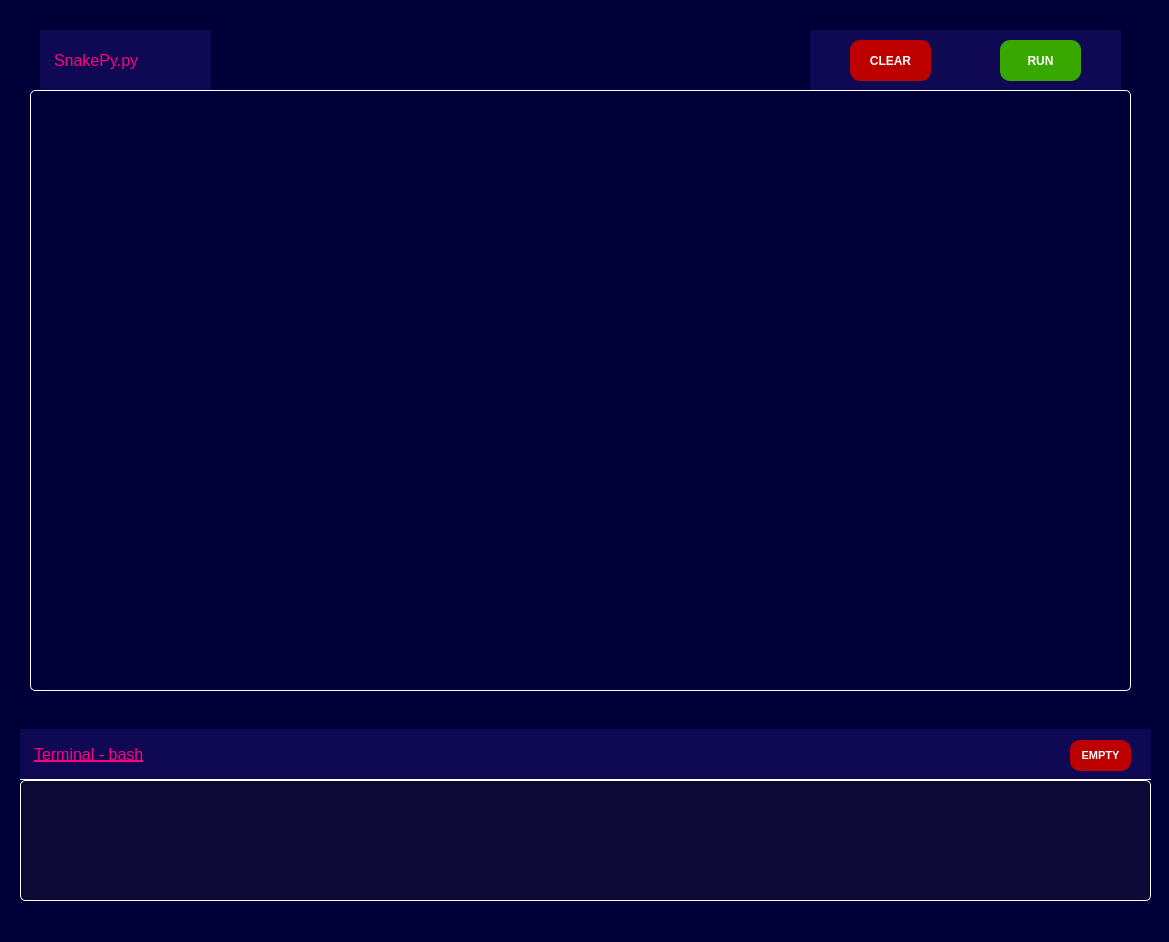
<?xml version="1.0" encoding="UTF-8"?>
<ui version="4.0">
 <class>MainWindow</class>
 <widget class="QMainWindow" name="MainWindow">
  <property name="geometry">
   <rect>
    <x>0</x>
    <y>0</y>
    <width>1169</width>
    <height>942</height>
   </rect>
  </property>
  <property name="windowTitle">
   <string>SnakePY</string>
  </property>
  <property name="styleSheet">
   <string notr="true">background-color: rgb(0, 0, 57);</string>
  </property>
  <widget class="QWidget" name="centralwidget">
   <widget class="QPushButton" name="run_button">
    <property name="geometry">
     <rect>
      <x>1000</x>
      <y>40</y>
      <width>81</width>
      <height>41</height>
     </rect>
    </property>
    <property name="styleSheet">
     <string notr="true">color: rgb(255, 255, 255);
background-color: rgb(56, 168, 0);
font-weight: bold;
border-radius: 10px;
</string>
    </property>
    <property name="text">
     <string>RUN</string>
    </property>
   </widget>
   <widget class="QPushButton" name="clear_button">
    <property name="geometry">
     <rect>
      <x>850</x>
      <y>40</y>
      <width>81</width>
      <height>41</height>
     </rect>
    </property>
    <property name="styleSheet">
     <string notr="true">background-color: rgb(188, 0, 0);
border-radius: 10px;
font-weight: bold;
color: rgb(255, 255, 255);</string>
    </property>
    <property name="text">
     <string>CLEAR</string>
    </property>
   </widget>
   <widget class="QTextEdit" name="code_text_box">
    <property name="geometry">
     <rect>
      <x>30</x>
      <y>90</y>
      <width>1101</width>
      <height>601</height>
     </rect>
    </property>
    <property name="styleSheet">
     <string notr="true">border-radius: 5px;
font: 75 11pt &quot;MS Shell Dlg 2&quot;;
background-color: rgb(0, 0, 57);
border: 1px solid #fff;
color: rgb(188, 188, 188);
padding: 5px;
</string>
    </property>
    <property name="html">
     <string>&lt;!DOCTYPE HTML PUBLIC &quot;-//W3C//DTD HTML 4.0//EN&quot; &quot;http://www.w3.org/TR/REC-html40/strict.dtd&quot;&gt;
&lt;html&gt;&lt;head&gt;&lt;meta name=&quot;qrichtext&quot; content=&quot;1&quot; /&gt;&lt;style type=&quot;text/css&quot;&gt;
p, li { white-space: pre-wrap; }
&lt;/style&gt;&lt;/head&gt;&lt;body style=&quot; font-family:'MS Shell Dlg 2'; font-size:11pt; font-weight:72; font-style:normal;&quot;&gt;
&lt;p style=&quot;-qt-paragraph-type:empty; margin-top:0px; margin-bottom:0px; margin-left:0px; margin-right:0px; -qt-block-indent:0; text-indent:0px;&quot;&gt;&lt;br /&gt;&lt;/p&gt;&lt;/body&gt;&lt;/html&gt;</string>
    </property>
   </widget>
   <widget class="QTextEdit" name="error_text_box">
    <property name="enabled">
     <bool>true</bool>
    </property>
    <property name="geometry">
     <rect>
      <x>20</x>
      <y>780</y>
      <width>1131</width>
      <height>121</height>
     </rect>
    </property>
    <property name="styleSheet">
     <string notr="true">border-radius: 5px;
padding: 5px;
padding-top: 17px;
color: rgb(188, 188, 188);
font: 9pt &quot;MS Shell Dlg 2&quot;;
background-color: rgb(13, 9, 54);
border: 1px solid #fff;</string>
    </property>
    <property name="readOnly">
     <bool>true</bool>
    </property>
    <property name="html">
     <string>&lt;!DOCTYPE HTML PUBLIC &quot;-//W3C//DTD HTML 4.0//EN&quot; &quot;http://www.w3.org/TR/REC-html40/strict.dtd&quot;&gt;
&lt;html&gt;&lt;head&gt;&lt;meta name=&quot;qrichtext&quot; content=&quot;1&quot; /&gt;&lt;style type=&quot;text/css&quot;&gt;
p, li { white-space: pre-wrap; }
&lt;/style&gt;&lt;/head&gt;&lt;body style=&quot; font-family:'MS Shell Dlg 2'; font-size:9pt; font-weight:400; font-style:normal;&quot;&gt;
&lt;p style=&quot;-qt-paragraph-type:empty; margin-top:0px; margin-bottom:0px; margin-left:0px; margin-right:0px; -qt-block-indent:0; text-indent:0px;&quot;&gt;&lt;br /&gt;&lt;/p&gt;&lt;/body&gt;&lt;/html&gt;</string>
    </property>
   </widget>
   <widget class="QLabel" name="terminal_label">
    <property name="geometry">
     <rect>
      <x>20</x>
      <y>729</y>
      <width>341</width>
      <height>51</height>
     </rect>
    </property>
    <property name="styleSheet">
     <string notr="true">color: rgb(255, 0, 127);
background-color: rgb(14, 9, 82);
text-decoration: underline;
padding-left: 10px;
border-bottom: 1px solid #fff;
font-size: 16px;</string>
    </property>
    <property name="text">
     <string>Terminal - bash</string>
    </property>
   </widget>
   <widget class="QLabel" name="terminal_label_2">
    <property name="geometry">
     <rect>
      <x>360</x>
      <y>729</y>
      <width>791</width>
      <height>51</height>
     </rect>
    </property>
    <property name="styleSheet">
     <string notr="true">color: rgb(255, 0, 127);
background-color: rgb(14, 9, 82);
text-decoration: underline;
padding-left: 10px;
border-bottom: 1px solid #fff;</string>
    </property>
    <property name="text">
     <string/>
    </property>
   </widget>
   <widget class="QPushButton" name="clear_button_2">
    <property name="geometry">
     <rect>
      <x>1070</x>
      <y>740</y>
      <width>61</width>
      <height>31</height>
     </rect>
    </property>
    <property name="styleSheet">
     <string notr="true">background-color: rgb(188, 0, 0);
border-radius: 10px;
font-weight: bold;
color: rgb(255, 255, 255);
font-size: 11px;
</string>
    </property>
    <property name="text">
     <string>EMPTY</string>
    </property>
   </widget>
   <widget class="QLabel" name="file_label_3">
    <property name="geometry">
     <rect>
      <x>40</x>
      <y>30</y>
      <width>171</width>
      <height>61</height>
     </rect>
    </property>
    <property name="styleSheet">
     <string notr="true">color: rgb(255, 0, 127);
background-color: rgb(14, 9, 82);
padding-left: 10px;
font: 10pt &quot;MS Shell Dlg 2&quot;;
border-bottom: 1px solid #fff;
font-size: 16px;
</string>
    </property>
    <property name="text">
     <string>SnakePy.py</string>
    </property>
   </widget>
   <widget class="QLabel" name="file_label_4">
    <property name="geometry">
     <rect>
      <x>810</x>
      <y>30</y>
      <width>311</width>
      <height>61</height>
     </rect>
    </property>
    <property name="styleSheet">
     <string notr="true">color: rgb(255, 0, 127);
background-color: rgb(14, 9, 82);
padding-left: 10px;
font: 10pt &quot;MS Shell Dlg 2&quot;;
border-bottom: 1px solid #fff;</string>
    </property>
    <property name="text">
     <string/>
    </property>
   </widget>
   <zorder>code_text_box</zorder>
   <zorder>error_text_box</zorder>
   <zorder>terminal_label</zorder>
   <zorder>terminal_label_2</zorder>
   <zorder>clear_button_2</zorder>
   <zorder>file_label_3</zorder>
   <zorder>file_label_4</zorder>
   <zorder>run_button</zorder>
   <zorder>clear_button</zorder>
  </widget>
  <widget class="QStatusBar" name="statusbar"/>
 </widget>
 <resources/>
 <connections/>
</ui>
